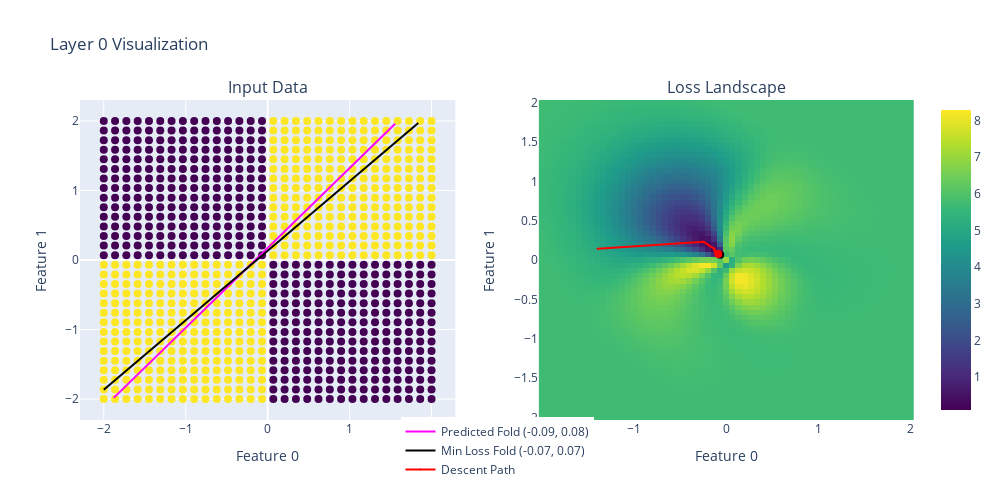
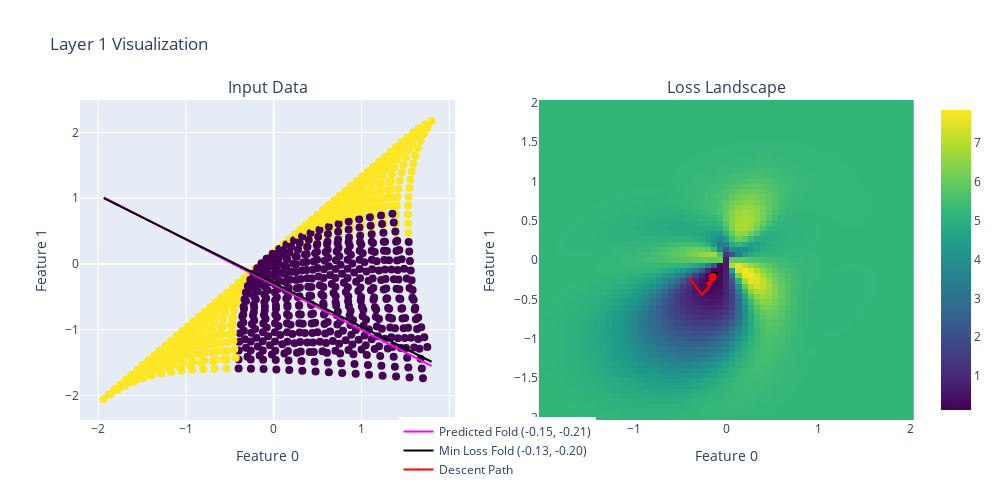

The notebook cell these images were saved under, in order:
### Code cell
reimport("from vis_helpers import *", globals())
max_score, best_folds = create_landscape(test, landscape_type="Loss", density=61, verbose=1)
